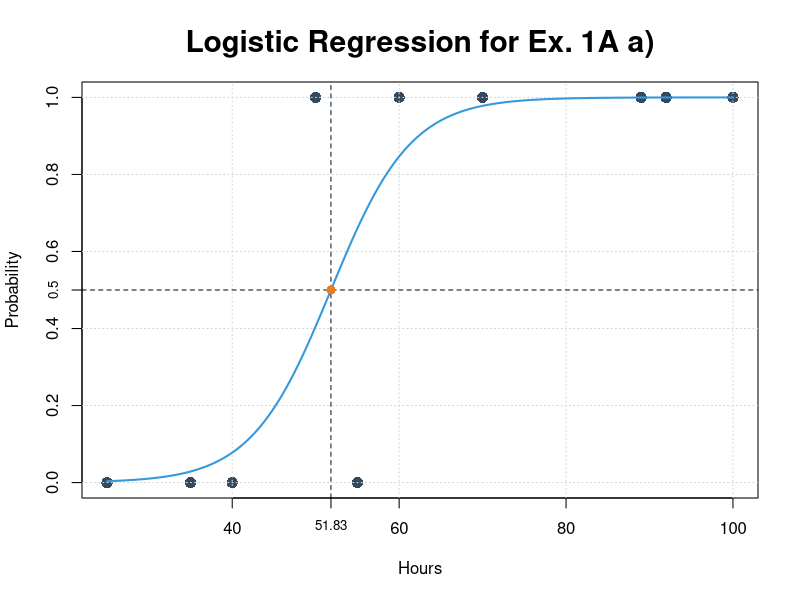

Reproduce this figure in R.
setwd("C:\\Users\\rysio\\Desktop\\Informatyka\\R\\DataMining\\Project\\Plots")
# subpoint a)
# --------- Defining data --------------
# x <-> Hours and y <-> Results
x <- c(25, 35, 40, 50, 55, 60, 70, 89, 92, 100)
y <- c(0, 0, 0, 1, 0, 1, 1, 1, 1, 1)

# Defining colors
# --- series 1 ---
col_points <- "#34495E"      # charcoal
col_curve <- "#3498DB"       # light blue
col_threshold <- "#E67E22"   # warm orange
col_grid_05 <- "#001733"     # black with blue accent

# Number of elements
n <- 200

# ---------- Regression ----------------
# Fit logistic regression model
m <- glm(y ~ x, family = binomial)

# Print to summerize model
print(summary(m))
print(exp(coef(m)))

# Create dense x sequence for smooth curve
x_seq <- seq(min(x), max(x), length.out = n)

# Predict probabilities directly
P_smooth <- predict(m, newdata = data.frame(x = x_seq), type = "response")

png('../Plots/plot1Aa.png', width = 1500, height = 1500, res = 150, type = "cairo", bg="white")
# ---------- Plot -------------------
plot(x, y, pch = 16, cex = 1.5, col = col_points,
     xlab = "Hours", ylab = "Probability",
     main = "Logistic Regression for Ex. 1A a)",
     cex.main = 1.8,
     ylim = c(0, 1),
     xlim = c(min(x), max(x)))
grid()

# Coef to extract model coeficients
coefs <- coef(m)

# Calc for x for y = 0.5
x_05 <- -coefs[1] / coefs[2]

lines(x_seq, P_smooth, col = col_curve, lwd = 2)
# Y axis
abline(h = 0.5, col=col_grid_05, lwd = 1, lty = 2)
axis(2, at = 0.5, cex.axis = 0.8)
# X axis
abline(v = x_05, col=col_grid_05, lwd = 1, lty = 2)
axis(1, at = round(x_05, digits = 2), cex.axis = 0.8, padj = -0.4)

points(x_05, 0.5, pch = 16, cex = 1.2, col = col_threshold)
dev.off()
